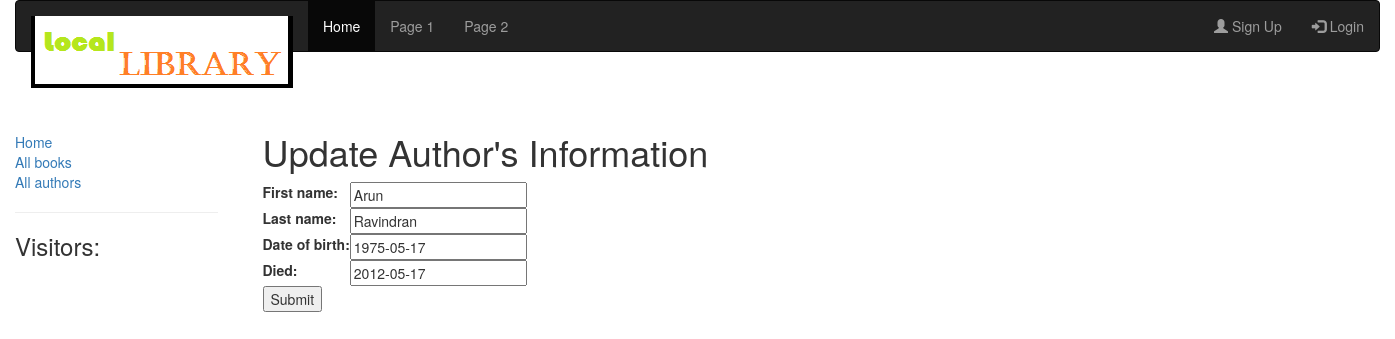
/catalog/author/1/update/, run on the app's committed database.
### catalog/models.py (models this page shows, shortened)
class Author(models.Model):
    first_name = models.CharField(max_length=100)
    last_name = models.CharField(max_length=100)
    date_of_birth = models.DateField(null=True, blank=True)
    date_of_death = models.DateField('Died', null=True, blank=True)

### catalog/views.py (the view)
# urls.py: url(r'^author/(?P<pk>\d+)/update/$', views.AuthorUpdate.as_view(), name='author_update'),
class AuthorUpdate(UpdateView):
    model = Author
    fields = ['first_name','last_name','date_of_birth','date_of_death']

### catalog/templates/catalog/author_form.html (shortened to what this page needs)
{% extends "base_generic.html" %}
{% block content %}
<div class="container">
<br><br>
<h1>Update Author's Information</h1>
<form action="" method="post">
    <table>
    {{ form.as_table }}
    </table>
    <input type="submit" value="Submit" />
</form>
</div>
{% endblock %}

### data on the page
Author: first_name "Arun", last_name "Ravindran", date_of_birth "1975-05-17", date_of_death "2012-05-17"
